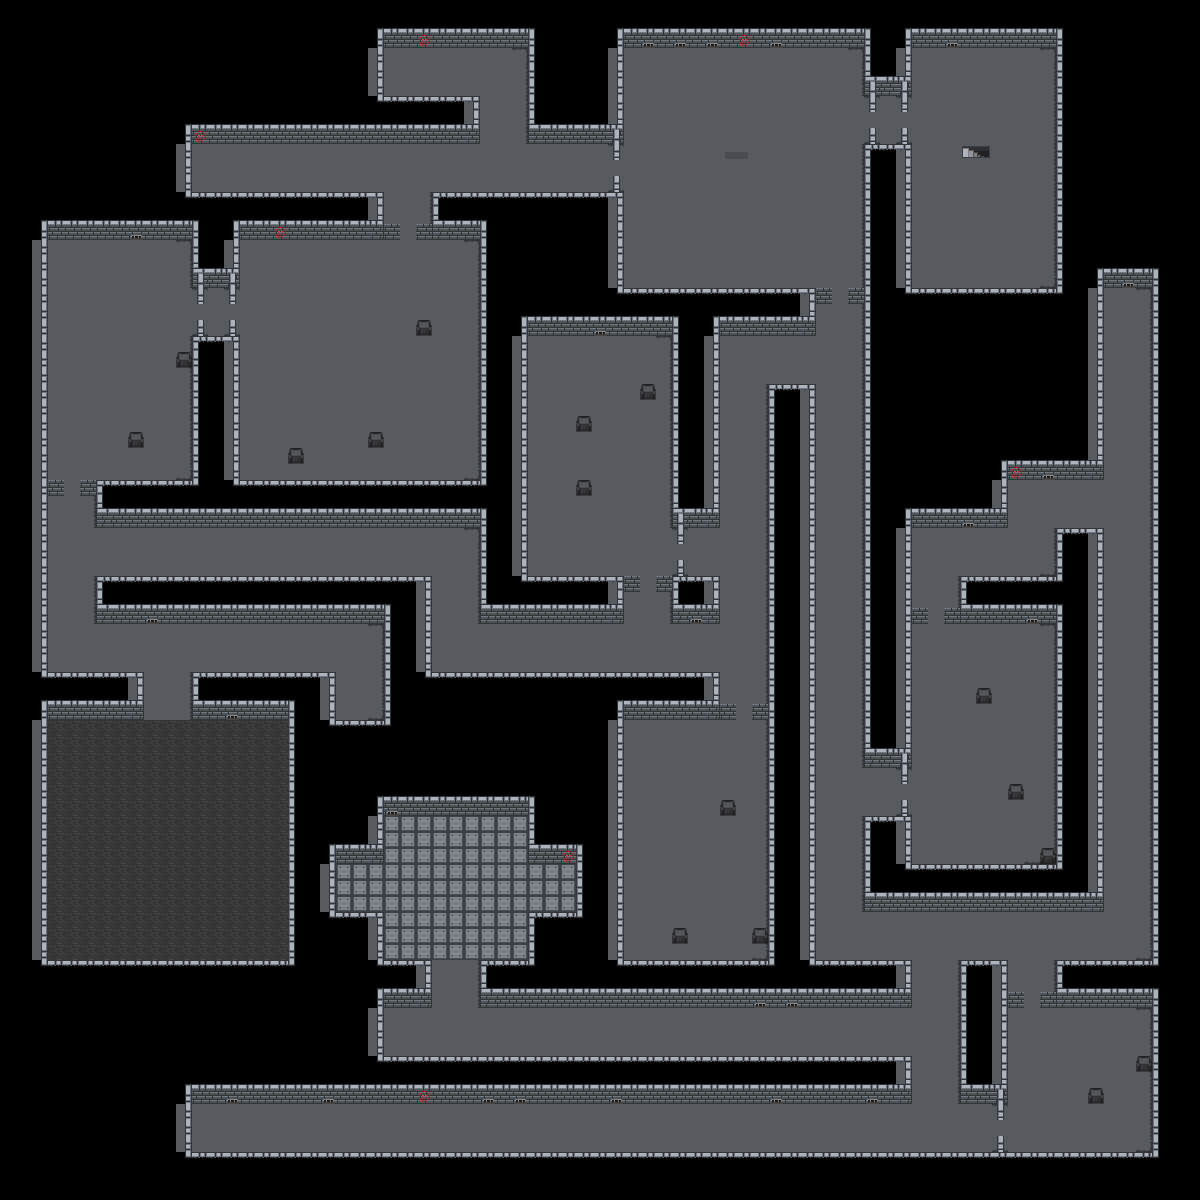

This game map was drawn from its Tiled (.tmx) file and the tilesets committed beside it. A one-line description and the trimmed map source follow:
An orthogonal 75x75 tile map with 16x16 px tiles, 4 tile layers (Layer1, navigation, wall, wall2).

<map version="1.2" tiledversion="1.2.4" orientation="orthogonal" renderorder="right-down" width="75" height="75" tilewidth="16" tileheight="16" infinite="0" nextlayerid="2" nextobjectid="1">
 <tileset firstgid="1" source="Dungeon1-Tileset v3.tsx" />
 <layer id="1" name="Layer1" width="75" height="75">
  <data>[5625 cells, 2673 non-empty, 9 distinct tile ids]</data>
 </layer>
 <layer id="2" name="navigation" width="75" height="75">
  <data>[5625 cells, 2640 non-empty, 1 distinct tile ids]</data> 
 </layer>
 <layer id="3" name="wall" width="75" height="75">
  <data>[5625 cells, 1500 non-empty, 12 distinct tile ids]</data> 
 </layer>
 <layer id="4" name="wall2" width="75" height="75">
  <data>[5625 cells, 2376 non-empty, 32 distinct tile ids]</data>
 </layer>
</map>